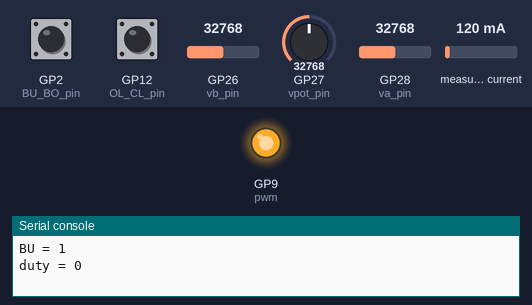
Recording of a program running on a simulated Raspberry Pi Pico running MicroPython. Parts: output pins drawn as LEDs (lit = HIGH), the last lines printed to the serial console. Inputs (shaded band) come from the test bench; at power-on: GP12 (OL_CL_pin) HIGH, GP2 (BU_BO_pin) HIGH, GP26 (vb_pin) = 32768, GP27 (vpot_pin) = 32768, GP28 (va_pin) = 32768, measured current 120 mA (analog values on the 0–65535 scale).

Above: at 1.2 s.
1.3 s: GP12 (OL_CL_pin) pulled LOW for 1 s
At 1.46 s:
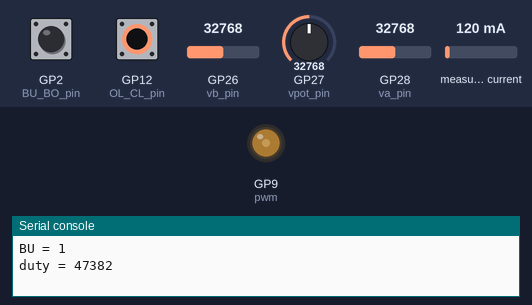
3.8 s: GP12 (OL_CL_pin) pulled LOW for 0.15 s
At 3.89 s:
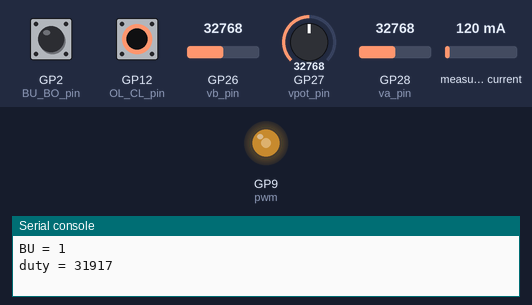
5.4 s: GP12 (OL_CL_pin) pulled LOW for 3.2 s
At 9.4 s:
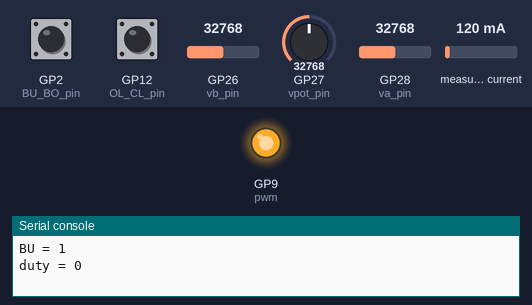
Timing chart, 0 to 10.9 s (numbered marks = the images above; inputs shaded):
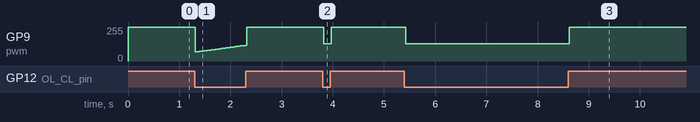

Measured:
- after the input at 3.8 s, GP9 (pwm): 255/255 → 131/255 at once, → 255/255 0.15 s later
- after the input at 5.4 s, GP9 (pwm): 255/255 → 131/255 at once, → 255/255 3.2 s later

The program:

Manual_Duty_Ctrl.py
```python
from machine import Pin, I2C, ADC, PWM, Timer
import time, utime

# Set up some pin allocations for the Analogues and switches
va_pin = ADC(Pin(28))
vb_pin = ADC(Pin(26))
vpot_pin = ADC(Pin(27))
OL_CL_pin = Pin(12, Pin.IN, Pin.PULL_UP)
BU_BO_pin = Pin(2, Pin.IN, Pin.PULL_UP)

# Set up the I2C for the INA219 chip for current sensing
ina_i2c = I2C(0, scl=Pin(1), sda=Pin(0), freq=2400000)

# Some PWM settings, pin number, frequency, duty cycle limits and start with the PWM outputting the default of the min value.
pwm = PWM(Pin(9))
pwm.freq(100000)
min_pwm = 1000
max_pwm = 64536
pwm_out = min_pwm
pwm_ref = 30000

#Some error signals
trip = 0
OC = 0

# The potentiometer is prone to noise so we are filtering the value using a moving average
v_pot_filt = [0, 0, 0, 0, 0, 0, 0, 0, 0, 0,
              0, 0, 0, 0, 0, 0, 0, 0, 0, 0,
              0, 0, 0, 0, 0, 0, 0, 0, 0, 0,
              0, 0, 0, 0, 0, 0, 0, 0, 0, 0,
              0, 0, 0, 0, 0, 0, 0, 0, 0, 0,
              0, 0, 0, 0, 0, 0, 0, 0, 0, 0,
              0, 0, 0, 0, 0, 0, 0, 0, 0, 0,
              0, 0, 0, 0, 0, 0, 0, 0, 0, 0,
              0, 0, 0, 0, 0, 0, 0, 0, 0, 0,
              0, 0, 0, 0, 0, 0, 0, 0, 0, 0]
v_pot_index = 0

# Gains etc for the PID controller
i_ref = 0 # Voltage reference for the CL modes
i_err = 0 # Voltage error
i_err_int = 0 # Voltage error integral
i_pi_out = 0 # Output of the voltage PI controller
kp = 100 # Boost Proportional Gain
ki = 300 # Boost Integral Gain

# Basic signals to control logic flow
global timer_elapsed
timer_elapsed = 0
count = 0
first_run = 1

# Need to know the shunt resistance
global SHUNT_OHMS
SHUNT_OHMS = 0.10

# saturation function for anything you want saturated within bounds
def saturate(signal, upper, lower):
    if signal > upper:
        signal = upper
    if signal < lower:
        signal = lower
    return signal

# This is the function executed by the loop timer, it simply sets a flag which is used to control the main loop
def tick(t):
    global timer_elapsed
    timer_elapsed = 1

# These functions relate to the configuring of and reading data from the INA219 Current sensor
class ina219:

    # Register Locations
    REG_CONFIG = 0x00
    REG_SHUNTVOLTAGE = 0x01
    REG_BUSVOLTAGE = 0x02
    REG_POWER = 0x03
    REG_CURRENT = 0x04
    REG_CALIBRATION = 0x05

    def __init__(self,sr, address, maxi):
        self.address = address
        self.shunt = sr

    def vshunt(icur):
        # Read Shunt register 1, 2 bytes
        reg_bytes = ina_i2c.readfrom_mem(icur.address, icur.REG_SHUNTVOLTAGE, 2)
        reg_value = int.from_bytes(reg_bytes, 'big')
        if reg_value > 2**15: #negative
            sign = -1
            for i in range(16):
                reg_value = (reg_value ^ (1 << i))
        else:
            sign = 1
        return (float(reg_value) * 1e-5 * sign)

    def vbus(ivolt):
        # Read Vbus voltage
        reg_bytes = ina_i2c.readfrom_mem(ivolt.address, ivolt.REG_BUSVOLTAGE, 2)
        reg_value = int.from_bytes(reg_bytes, 'big') >> 3
        return float(reg_value) * 0.004

    def configure(conf):
        #ina_i2c.writeto_mem(conf.address, conf.REG_CONFIG, b'\x01\x9F') # PG = 1
        #ina_i2c.writeto_mem(conf.address, conf.REG_CONFIG, b'\x09\x9F') # PG = /2
        ina_i2c.writeto_mem(conf.address, conf.REG_CONFIG, b'\x19\x9F') # PG = /8
        ina_i2c.writeto_mem(conf.address, conf.REG_CALIBRATION, b'\x00\x00')


# Here we go, main function, always executes
while True:
    if first_run:
        # for first run, set up the INA link and the loop timer settings
        ina = ina219(SHUNT_OHMS, 64, 5)
        ina.configure()
        first_run = 0

        # This starts a 1kHz timer which we use to control the execution of the control loops and sampling
        loop_timer = Timer(mode=Timer.PERIODIC, freq=1000, callback=tick)

    # If the timer has elapsed it will execute some functions, otherwise it skips everything and repeats until the timer elapses
    if timer_elapsed == 1: # This is executed at 1kHz
        va = 1.017*(12490/2490)*3.3*(va_pin.read_u16()/65536) # calibration factor * potential divider ratio * ref voltage * digital reading
        vb = 1.015*(12490/2490)*3.3*(vb_pin.read_u16()/65536) # calibration factor * potential divider ratio * ref voltage * digital reading

        vpot_in = 1.026*3.3*(vpot_pin.read_u16()/65536) # calibration factor * potential divider ratio * ref voltage * digital reading
        v_pot_filt[v_pot_index] = vpot_in # Adds the new reading to our array of readings at the current index
        v_pot_index = v_pot_index + 1 # Moves the index of the buffer for next time
        if v_pot_index == 100: # Loops it round if it reaches the end
            v_pot_index = 0
        vpot = sum(v_pot_filt)/100 # Actual reading used is the average of the last 100 readings

        Vshunt = ina.vshunt()
        CL = OL_CL_pin.value() # Are we in closed or open loop mode
        BU = BU_BO_pin.value() # Are we in buck or boost mode?

        # New min and max PWM limits and we use the measured current directly
        min_pwm = 0
        max_pwm = 64536
        iL = Vshunt/SHUNT_OHMS
        pwm_ref = saturate(65536-(int((vpot/3.3)*65536)),max_pwm,min_pwm) # convert the pot value to a PWM value for use later

        if CL != 1: # Buck-OL Open loop so just limit the current but otherwise pass through the reference directly as a duty cycle
            i_err_int = 0 #reset integrator

            if iL > 2: # Current limiting function
                pwm_out = pwm_out - 10 # if there is too much current, knock down the duty cycle
                OC = 1 # Set the OC flag
                pwm_out = saturate(pwm_out, pwm_ref, min_pwm)
            elif iL < -2:
                pwm_out = pwm_out + 10 # We are now below the current limit so bring the duty back up
                OC = 1 # Reset the OC flag
                pwm_out = saturate(pwm_out, max_pwm, pwm_ref)
            else:
                pwm_out = pwm_ref
                OC = 0
                pwm_out = saturate(pwm_out, pwm_ref, min_pwm)

            duty = 65536-pwm_out # Invert the PWM because thats how it needs to be output for a buck because of other inversions in the hardware
            pwm.duty_u16(duty) # now we output the pwm

        else: # Closed Loop Current Control

            i_ref = saturate(vpot-1.66, 1.5,-1.5)
            i_err = i_ref-iL # calculate the error in voltage
            i_err_int = i_err_int + i_err # add it to the integral error
            i_err_int = saturate(i_err_int, 10000, -10000) # saturate the integral error
            i_pi_out = (kp*i_err)+(ki*i_err_int) # Calculate a PI controller output

            pwm_out = saturate(i_pi_out,max_pwm,min_pwm) # Saturate that PI output
            duty = int(65536-pwm_out) # Invert because reasons
            pwm.duty_u16(duty) # Send the output of the PI controller out as PWM


        # Keep a count of how many times we have executed and reset the timer so we can go back to waiting
        count = count + 1
        timer_elapsed = 0

        utime.sleep_ms(25)


        # This set of prints executes every 100 loops by default and can be used to output debug or extra info over USB enable or disable lines as needed
        if count > 5:

            print("Va = {:.3f}".format(va))
            print("Vb = {:.3f}".format(vb))
            print("Vpot = {:.3f}".format(vpot))
            print("iL = {:.3f}".format(iL))

            print("Po (va) = {:.3f}".format(va * -iL))
            print("Po (vb)= {:.3f}".format(vb * iL))

            print("OC = {:b}".format(OC))
            print("CL = {:b}".format(CL))
            print("BU = {:b}".format(BU))
            print("duty = {:d}".format(pwm_out))
            print(" ")
            count = 0
```
